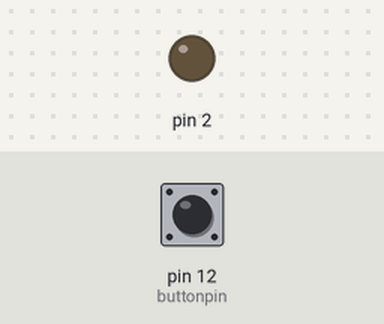
Bench run of a sketch on a simulated Arduino Uno, built with avr-gcc and run on an emulated ATmega328P. On the bench: output pins drawn as LEDs (lit = HIGH). Dashed ring = blinking. The test bench sets the inputs (shaded band); at power-on: pin 12 (buttonpin) HIGH.

Above: at 1.2 s.
1.3 s: pin 12 (buttonpin) pulled LOW for 1 s
At 3.3 s:
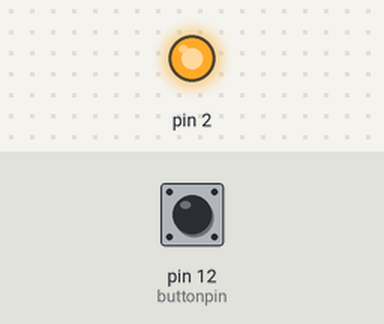
4.3 s: pin 12 (buttonpin) pulled LOW for 3.2 s
At 4.45 s:
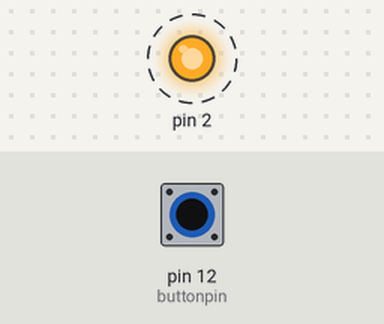
Timing chart, 0 to 8.9 s (numbered marks = the images above; inputs shaded):
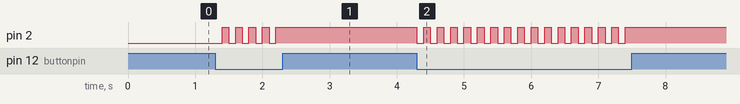

Measured:
- after the input at 1.3 s, pin 2: alternates HIGH for 0.10 s and LOW for 0.10 s, 9 changes in all, then stays HIGH, starting after 0.10 s
- after the input at 4.3 s, pin 2: alternates HIGH for 0.10 s and LOW for 0.10 s, 32 changes in all, then stays HIGH, starting at once

The sketch:

button.ino
```cpp
int buttonpin = 12;
int  buttonState =0;
void setup() {
  // put your setup code here, to run once:
pinMode(2,OUTPUT);
pinMode(12,INPUT);
}
void loop() {
  // put your main code here, to run repeatedly:
buttonState = digitalRead(buttonpin);
  if(buttonState ==0)
{
digitalWrite(2,LOW);
delay(100);
digitalWrite(2,HIGH);
delay(100);
}
}
```
